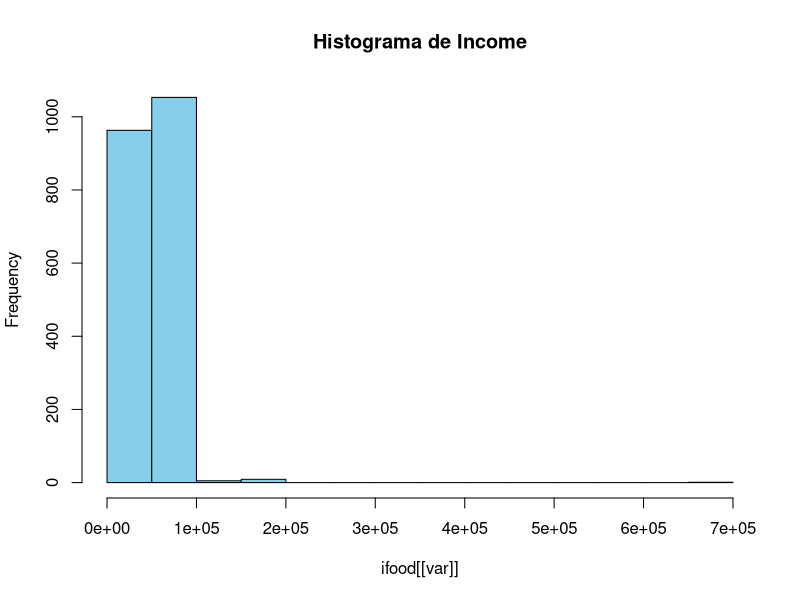
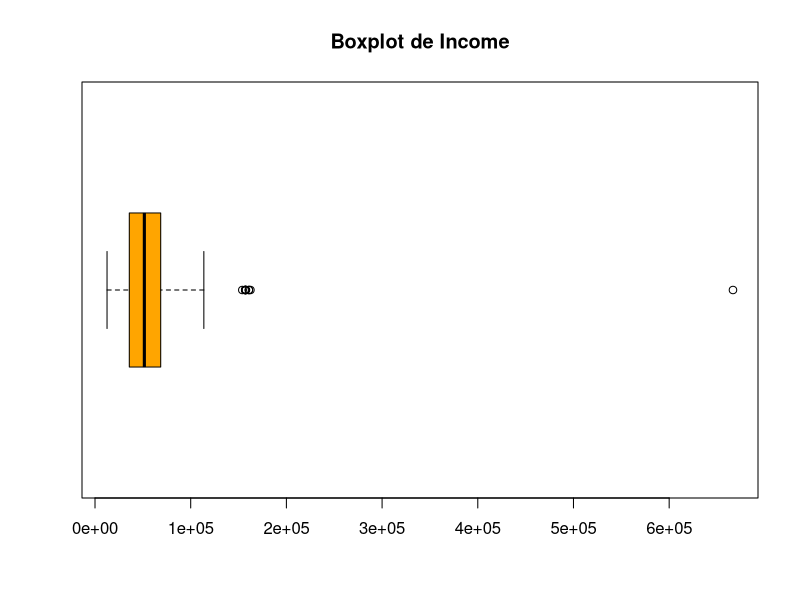
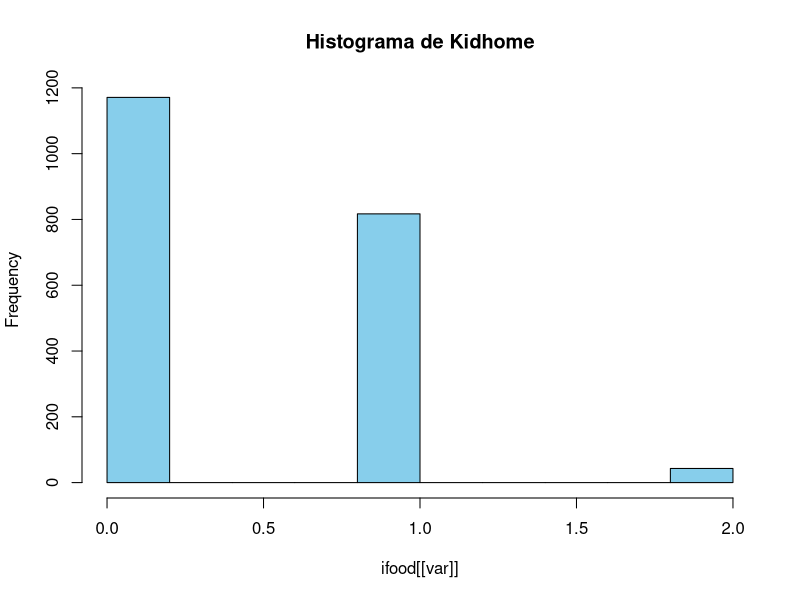
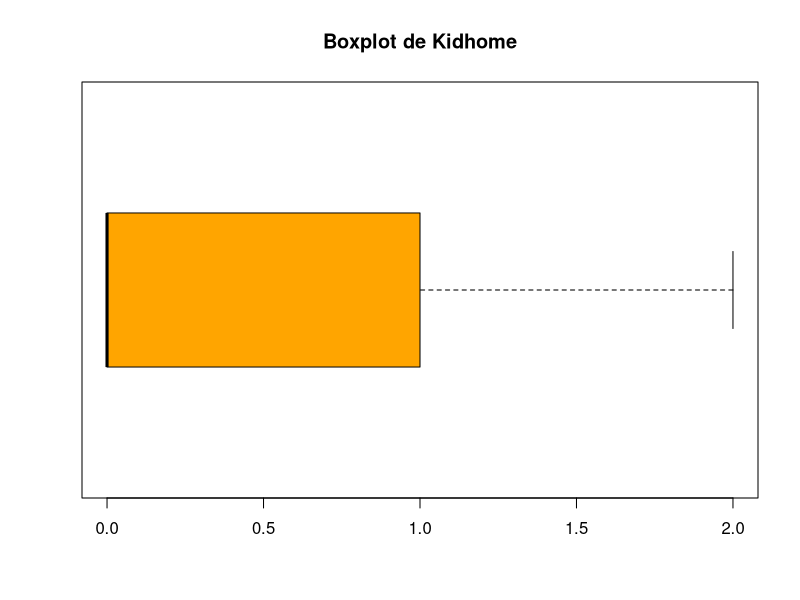
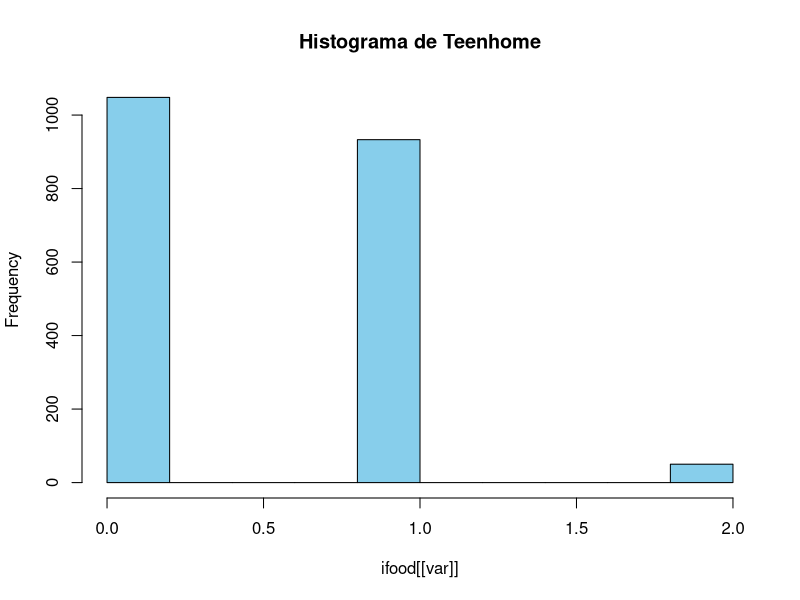
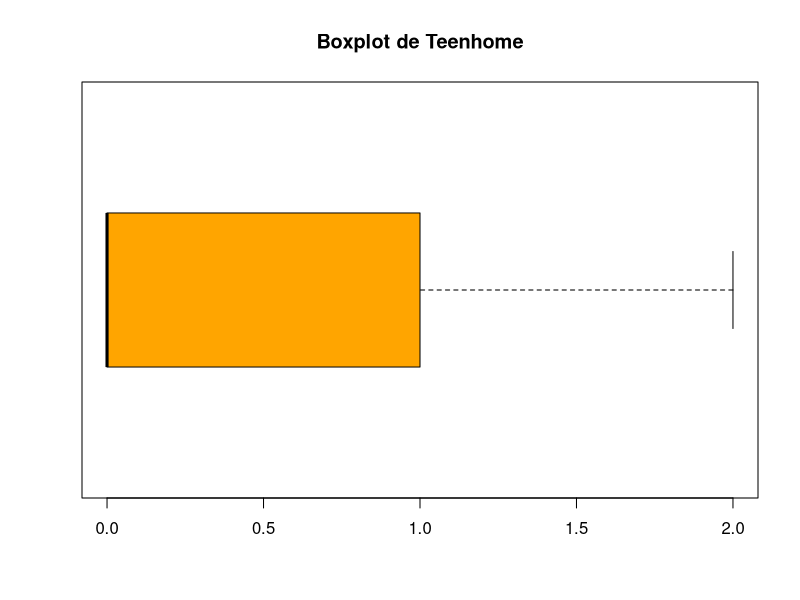
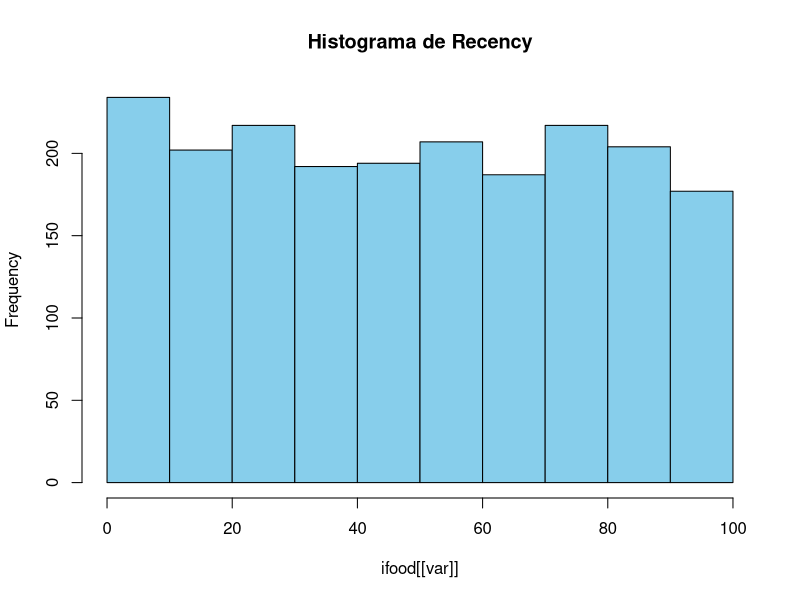
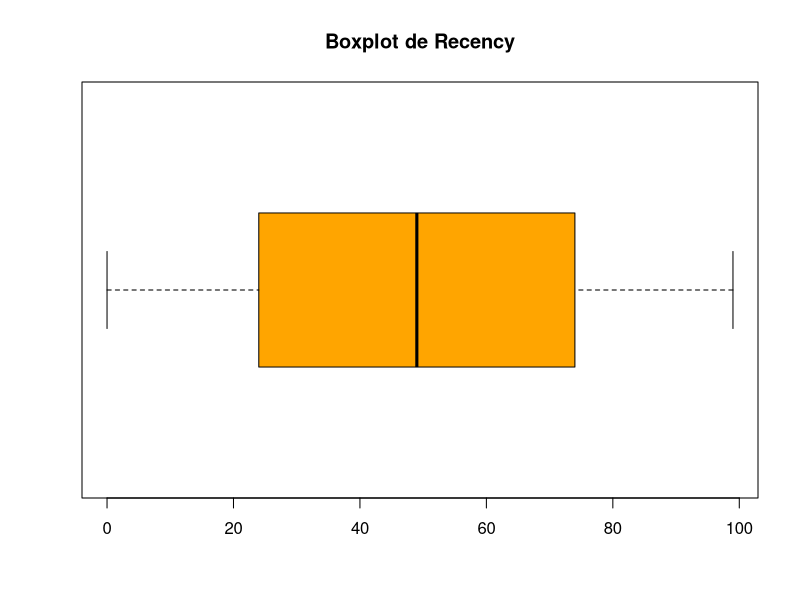

These charts were generated, in order, by the following R code:
## ---- chunk 1
knitr::opts_chunk$set(echo = TRUE, warning = FALSE, message = FALSE)
## ---- chunk 2
ifood <- read.csv("ifood_enriched.csv", sep=",", header=TRUE)
## ---- chunk 3
head(ifood)
## ---- chunk 4
str(ifood)
## ---- chunk 5
# Resumen de todas las variables
summary(ifood)
## ---- chunk 6
# Seleccionar variables numéricas
numericas <- sapply(ifood, is.numeric)
numericas <- names(ifood)[numericas]
## ---- chunk 7
# Histograma y boxplot para cada variable numérica
for (var in numericas) {
  cat("Variable -> ", var, "\n\n")
  
  # Histograma
  hist(ifood[[var]], main=paste("Histograma de", var), col="skyblue", border="black")
  
  # Boxplot
  boxplot(ifood[[var]], main=paste("Boxplot de", var), col="orange", horizontal=TRUE)
  
  # Tabla de frecuencias y resumen estadístico
  
  # Muestra solo los primeros 20 valores
  
  print(head(ifood[[var]], 20))
  print(summary(ifood[[var]], 20))
  cat("\n\n")
}
## ---- chunk 8
# Seleccionar variables categóricas
categoricas <- sapply(ifood, function(x) is.factor(x) | is.character(x))
categoricas <- names(ifood)[categoricas]

# Análisis para cada variable categórica
for (var in categoricas) {
  cat("###", var, "\n\n")
  
  # Tabla de frecuencias
  print(table(ifood[[var]]))
  
  # Gráfico de barras
  barplot(table(ifood[[var]]), main=paste("Distribución de", var), col=rainbow(length(unique(ifood[[var]]))))
  
  # Gráfico de pastel
  pie(table(ifood[[var]]), main=paste("Distribución de", var), col=rainbow(length(unique(ifood[[var]]))))
}
